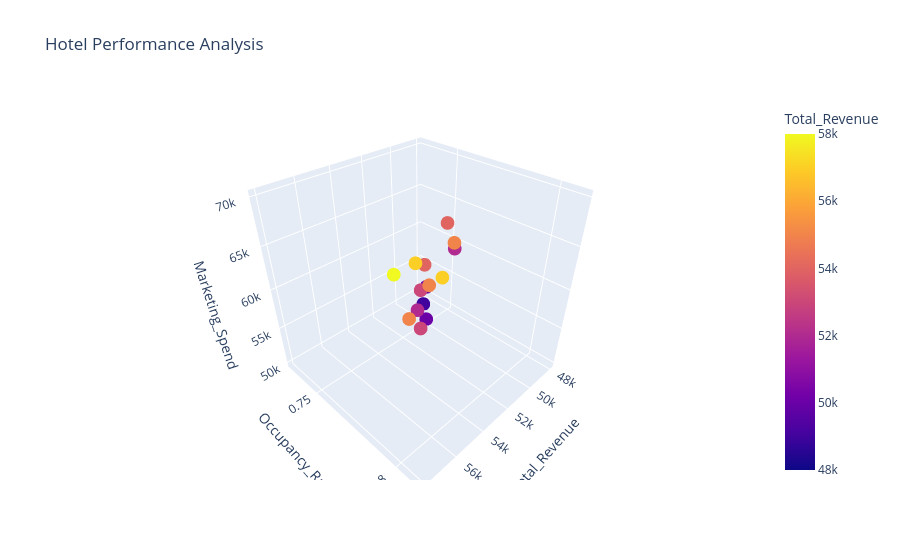

Notebook source saved alongside this figure:
### Markdown cell above
# Hotel Performance Analysis

### Code cell
fig = px.scatter_3d(df,x="Total_Revenue",y="Occupancy_Rate",z="Marketing_Spend",color="Total_Revenue",title="Hotel Performance Analysis")
fig.show()
